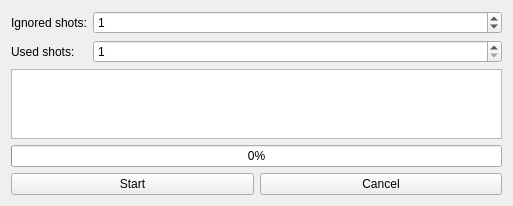
<?xml version="1.0" encoding="UTF-8"?>
<ui version="4.0">
 <class>Form</class>
 <widget class="QWidget" name="Form">
  <property name="geometry">
   <rect>
    <x>0</x>
    <y>0</y>
    <width>513</width>
    <height>41</height>
   </rect>
  </property>
  <property name="windowTitle">
   <string>Form</string>
  </property>
  <layout class="QVBoxLayout">
   <item>
    <layout class="QFormLayout">
     <item row="0" column="0">
      <widget class="QLabel">
       <property name="text">
        <string>Ignored shots:</string>
       </property>
      </widget>
     </item>
     <item row="0" column="1">
      <widget class="QSpinBox" name="numIgnoredSpinBox">
       <property name="value">
        <number>1</number>
       </property>
      </widget>
     </item>
     <item row="1" column="0">
      <widget class="QLabel">
       <property name="text">
        <string>Used shots:</string>
       </property>
      </widget>
     </item>
     <item row="1" column="1">
      <widget class="QSpinBox" name="numUsedSpinBox">
       <property name="minimum">
        <number>1</number>
       </property>
      </widget>
     </item>
    </layout>
   </item>
   <item>
    <widget class="QPlainTextEdit" name="logEdit">
     <property name="tabChangesFocus">
      <bool>true</bool>
     </property>
     <property name="readOnly">
      <bool>true</bool>
     </property>
    </widget>
   </item>
   <item>
    <widget class="QProgressBar" name="progressBar">
     <property name="value">
      <number>0</number>
     </property>
    </widget>
   </item>
   <item>
    <layout class="QHBoxLayout">
     <item>
      <widget class="QPushButton" name="startProcedureButton">
       <property name="text">
        <string>Start</string>
       </property>
      </widget>
     </item>
     <item>
      <widget class="QPushButton" name="abortProcedureButton">
       <property name="text">
        <string>Cancel</string>
       </property>
      </widget>
     </item>
    </layout>
   </item>
  </layout>
 </widget>
 <resources/>
 <connections/>
</ui>
